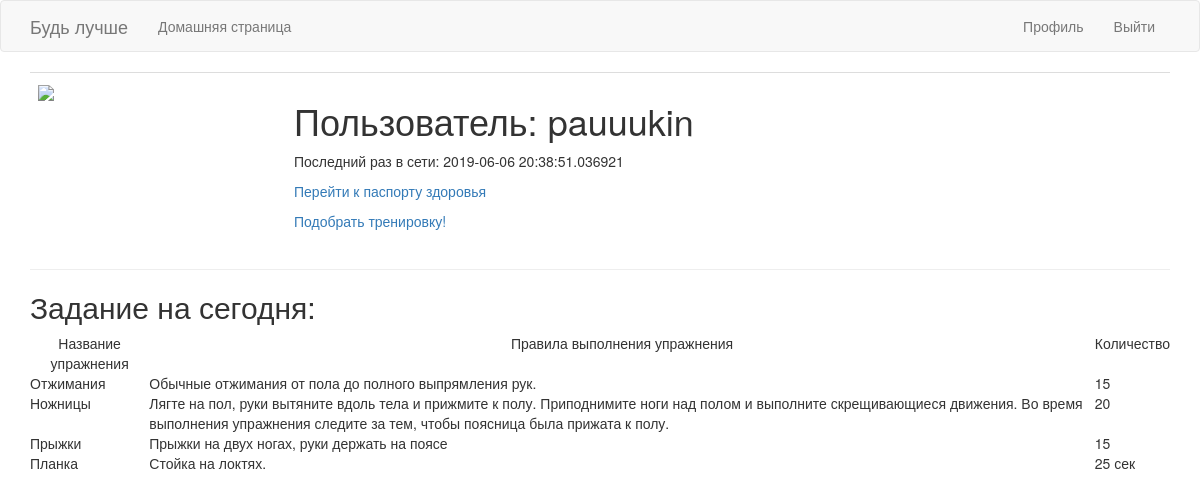
The page /user/pauuukin (signed in) on the database its author committed.
### app/models.py (models this page shows, shortened)
class User(UserMixin, db.Model):
    id = db.Column(db.Integer, primary_key=True)
    username = db.Column(db.String(128), index=True)
    dateOfBirth = db.Column(db.Date)
    email = db.Column(db.String(120), index=True, unique=True)
    password_hash = db.Column(db.String(128))
    full_name = db.Column(db.String(128))
    gender = db.Column(db.String(32))
    last_seen = db.Column(db.DateTime, default=datetime.utcnow)
    training_lists = db.relationship('TrainingList', backref='training_list', lazy='dynamic')
    userinfo = db.relationship('InfoUser', backref='info', lazy='dynamic')
    active_training = db.Column(db.Integer, default = 0)
    def avatar(self, size):
        digest = md5(self.email.lower().encode('utf-8')).hexdigest()
        return 'https://www.gravatar.om/avatar/{}?d=identicon&s={}'.format(digest, size)

class Exercises(db.Model):
    id = db.Column(db.Integer, primary_key=True)
    name_exercises = db.Column(db.String(256), index=True)
    rules = db.Column(db.Text(500), index=True)
    day = db.Column(db.Integer)
    number = db.Column(db.Integer)
    training_id = db.Column(db.Integer, db.ForeignKey('training.id'))

### app/routes.py (the view)
@app.route('/user/<username>')  # username - как динамический компонент URL-адреса
@login_required
def user(username):
    user = User.query.filter_by(username=username).first_or_404()
    exercises = []
    if user.active_training ==1:
        training_id = TrainingList(user_id = current_user.id)
        i = training_id.get_training()
        exe = Training(id = i.training_id)
        exercises = exe.day_exe(1)
    return render_template('user.html', user=user, exercises =exercises)

### app/models.py (called while the page is built)
@login.user_loader
def load_user(id):
    return User.query.get(int(id))

    def day_exe(self, day):
        exe = Exercises.query.filter((Exercises.training_id == self.id) & (Exercises.day == day))
        return exe

    def get_training(self):
        selected_training = TrainingList.query.filter_by(user_id = self.user_id).first()
        return selected_training

### app/routes.py (called while the page is built)
@app.before_request
def before_request():
    if current_user.is_authenticated:
        current_user.last_seen = datetime.utcnow()
        db.session.commit()

### app/templates/user.html
{% extends "base.html" %}
{% block app_content %}
    <table class="table table-hover">
        <tr>
            <td width="256"><img src="{{ user.avatar(256) }}"></td>
            <td>
                <h1>Пользователь: {{ user.username }}</h1>
                {% if user.last_seen %}<p>Последний раз в сети: {{ user.last_seen }}</p>{% endif %}
                {% if user == current_user %}
                <p><a href="{{ url_for('pasport') }}">Перейти к паспорту здоровья</a></p>
                <p><a href="{{ url_for('select_training') }}">Подобрать тренировку!</a></p>
                {% endif %}
            </td>
        </tr>
    </table>
    <hr>
    {%if user.active_training == 1%}
    <h2> Задание на сегодня:</h2>
<table class="table-hover" >
    <tr valign="top">
        <td align="center"> Название упражнения </td>
        <td align="center"> Правила выполнения упражнения </td>
        <td align="center"> Количество </td>
    {% for exercises in exercises %}
        {% include '_exe.html' %}
    {% endfor %}
    {%endif%}
</table>
{% endblock %}

### app/templates/_exe.html
    <tr valign="top">
        <td>{{ exercises.name_exercises }}</td>
        <td>{{ exercises.rules }} </td>
        <td>{{ exercises.number }} </td>
    </tr>

### rows shown on the page
User: username "pauuukin", last_seen "2019-06-06 20:38:51.036921"
Exercises: name_exercises "Отжимания", rules "Обычные отжимания от пола до полного выпрямления рук.", number "15"
Exercises: name_exercises "Ножницы", rules "Лягте на пол, руки вытяните вдоль тела и прижмите к полу. Приподнимите ноги над полом и выполните скрещивающиеся движения. Во время выполнения упражнения следите за тем, чтобы поясница была прижата к полу.", number "20"
Exercises: name_exercises "Прыжки", rules "Прыжки на двух ногах, руки держать на поясе", number "15"
Exercises: name_exercises "Планка", rules "Стойка на локтях.", number "25 сек"
